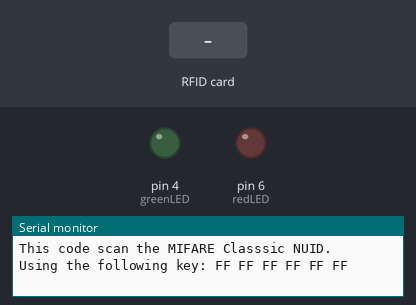
Bench run of a sketch on a simulated Arduino Uno, built with avr-gcc and run on an emulated ATmega328P. Shown: output pins drawn as LEDs (lit = HIGH), the last lines printed to the serial monitor. The inputs (shaded band) are chosen by the test bench. Pins used as bus, display or sensor lines are not drawn.

Above: at 1.2 s.
1.3 s: RFID card 5E 7A 19 C4 held to the reader
At 1.43 s:
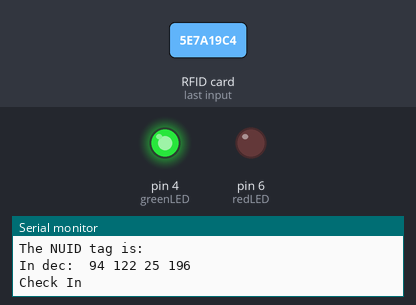
3.0 s: RFID card 5E 7A 19 C4 held to the reader
At 3.11 s:
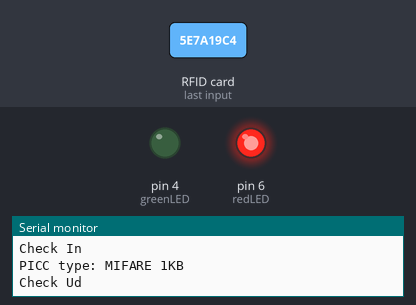
Timing chart, 0 to 6.0 s (numbered marks = the images above; inputs shaded):
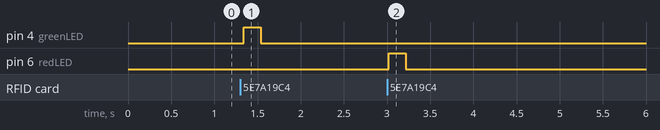

Measured:
- after the input at 1.3 s, pin 4 (greenLED): LOW → HIGH at once, → LOW 0.20 s later
- after the input at 3.0 s, pin 6 (redLED): LOW → HIGH at once, → LOW 0.20 s later

The sketch:

OldTwo.ino
```cpp
#include <SPI.h>
#include <MFRC522.h>

constexpr uint8_t RST_PIN = 9;     // Configurable, see typical pin layout above
constexpr uint8_t SS_PIN = 10;     // Configurable, see typical pin layout above

MFRC522 rfid(SS_PIN, RST_PIN); // Instance of the class

MFRC522::MIFARE_Key key;

int redLED = 6;
int greenLED = 4;
// Init array that will store new NUID
byte nuidPICC[4]{};

void setup() {
  Serial.begin(9600);
  SPI.begin(); // Init SPI bus
  rfid.PCD_Init(); // Init MFRC522

  pinMode(redLED, OUTPUT);
  pinMode(greenLED, OUTPUT);

  for (byte i = 0; i < 6; i++) {
    key.keyByte[i] = 0xFF;
  }

  Serial.println(F("This code scan the MIFARE Classsic NUID."));
  Serial.print(F("Using the following key:"));
  printHex(key.keyByte, MFRC522::MF_KEY_SIZE);
}

void loop() {

  // Look for new cards
  if ( ! rfid.PICC_IsNewCardPresent())
    return;

  // Verify if the NUID has been readed
  if ( ! rfid.PICC_ReadCardSerial())
    return;

  Serial.print(F("PICC type: "));
  MFRC522::PICC_Type piccType = rfid.PICC_GetType(rfid.uid.sak);
  Serial.println(rfid.PICC_GetTypeName(piccType));

  // Check is the PICC of Classic MIFARE type
  if (piccType != MFRC522::PICC_TYPE_MIFARE_MINI &&
    piccType != MFRC522::PICC_TYPE_MIFARE_1K &&
    piccType != MFRC522::PICC_TYPE_MIFARE_4K) {
    Serial.println(F("Your tag is not of type MIFARE Classic."));
    return;
  }

  if (rfid.uid.uidByte[0] != nuidPICC[0] ||
    rfid.uid.uidByte[1] != nuidPICC[1] ||
    rfid.uid.uidByte[2] != nuidPICC[2] ||
    rfid.uid.uidByte[3] != nuidPICC[3] ) {
    Serial.println();

    // Store NUID into nuidPICC array
    for (byte i = 0; i < 4; i++) {
      nuidPICC[i] = {rfid.uid.uidByte[i]};
    }

    Serial.println(F("The NUID tag is:"));
    Serial.print(F("In dec: "));
    printDec(rfid.uid.uidByte, rfid.uid.size);
    Serial.println();
    Serial.println(F("Check In"));
    digitalWrite(greenLED, HIGH);
    delay(200);
    digitalWrite(greenLED, LOW);
  }
  else {
    Serial.println();
    Serial.println(F("Check Ud"));
    digitalWrite(redLED, HIGH);
    delay(200);
    digitalWrite(redLED, LOW);
  }

  // Halt PICC
  rfid.PICC_HaltA();

  // Stop encryption on PCD
  rfid.PCD_StopCrypto1();
}


/**
 * Helper routine to dump a byte array as hex values to Serial.
 */
void printHex(byte *buffer, byte bufferSize) {
  for (byte i = 0; i < bufferSize; i++) {
    Serial.print(buffer[i] < 0x10 ? " 0" : " ");
    Serial.print(buffer[i], HEX);
  }
}

/**
 * Helper routine to dump a byte array as dec values to Serial.
 */
void printDec(byte *buffer, byte bufferSize) {
  for (byte i = 0; i < bufferSize; i++) {
    Serial.print(buffer[i] < 0x10 ? " 0" : " ");
    Serial.print(buffer[i], DEC);
  }
}
```
